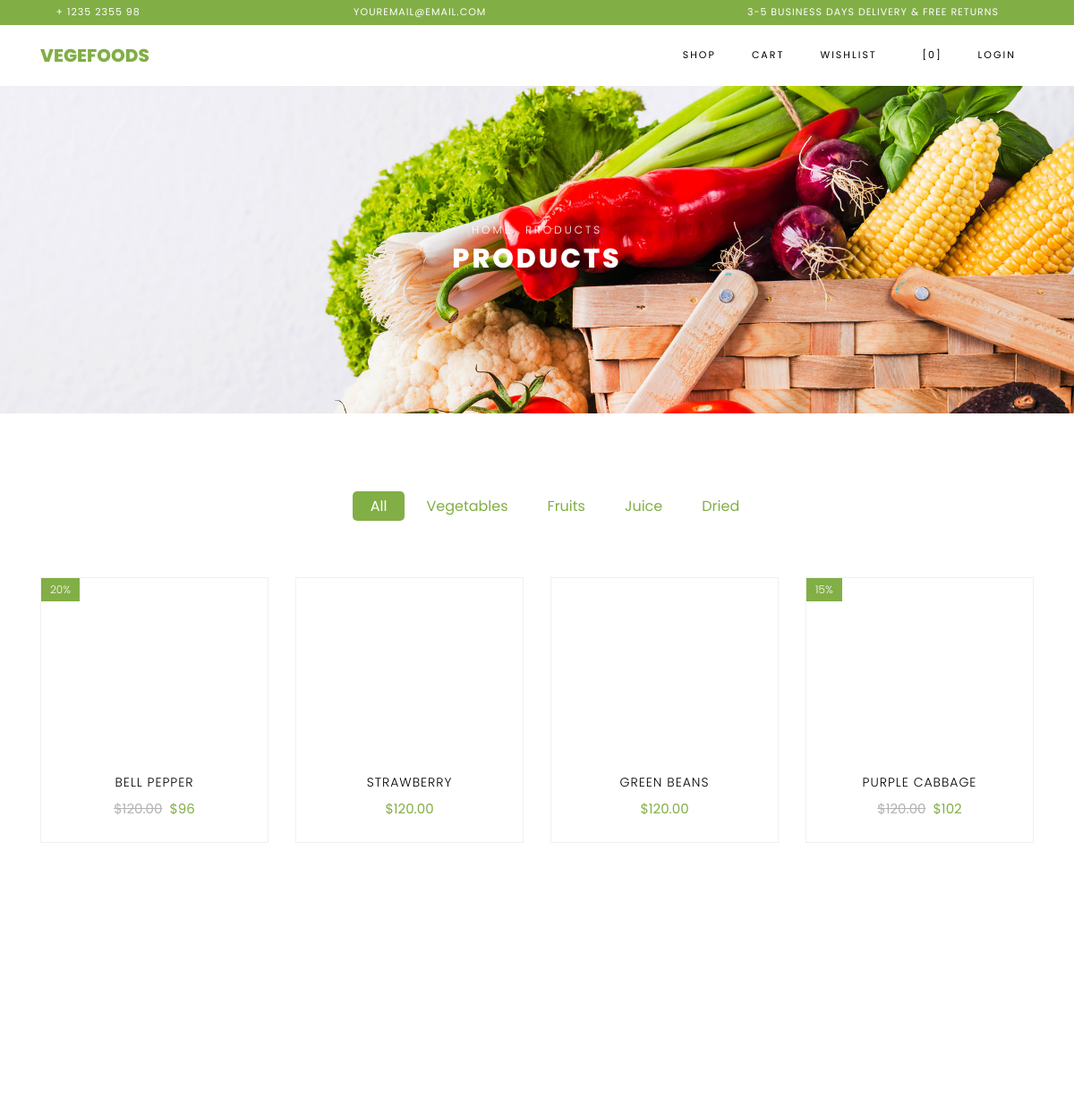
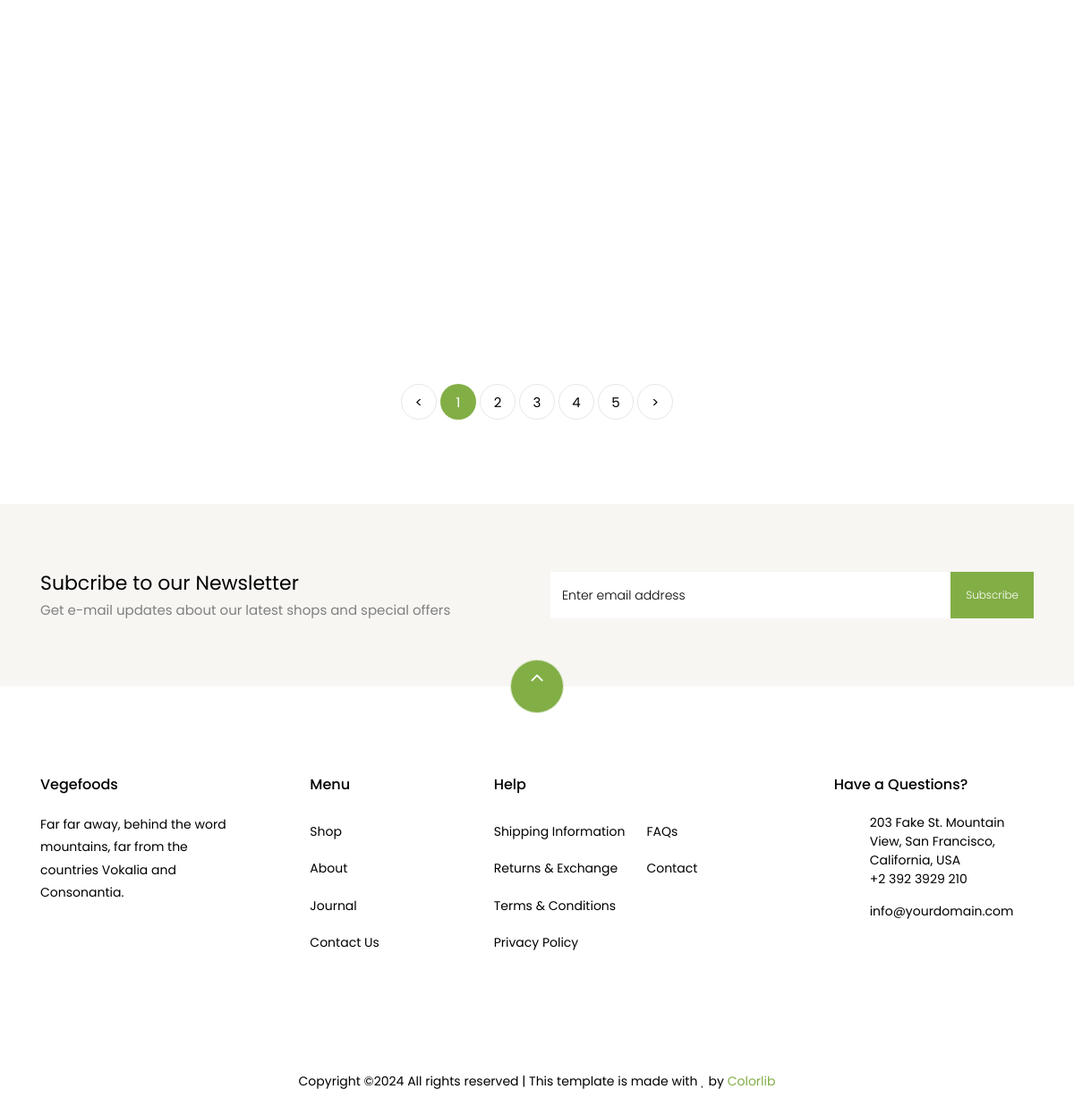
The page / on the database its author committed (2 pictures, top to bottom).
### store/models.py (models this page shows, shortened)
class Product(models.Model):
    name = models.CharField(max_length=255)
    description = models.TextField()
    price = models.DecimalField(max_digits=10, decimal_places=2)
    image = models.ImageField(upload_to='static/products/', null=True,
                              blank=True)
    category = models.ForeignKey(Category, on_delete=models.CASCADE)
    created_time = models.DateTimeField(auto_now_add=True)
    updated_time = models.DateTimeField(auto_now=True)

### store/views.py (the view)
# urls.py: path('', ShopView.as_view(), name='shop'),
class ShopView(View):
    def get(self, request):
        discount_value = Case(When(discount__value__gte=0,
                                   discount__date_begin__lte=timezone.now(),
                                   discount__date_end__gte=timezone.now(),
                                   then=F('discount__value')),
                              default=0,
                              output_field=DecimalField(max_digits=10, decimal_places=2)
                              )
        price_with_discount = ExpressionWrapper(
            F('price') * (100.0 - F('discount_value')) / 100.0,
            output_field=DecimalField(max_digits=10, decimal_places=2)
        )
        products = Product.objects.annotate(
            discount_value=discount_value,
            price_before=F('price'),
            price_after=price_with_discount
        ).values('id', 'name', 'image', 'price_before', 'price_after',
                 'discount_value')
        return render(request, 'store/shop.html', {"data": products})

### store/templates/store/shop.html (shortened to what this page needs)
{% extends 'store/base.html' %}
{% load static %}
{% block content %}
    <div class="hero-wrap hero-bread" style="background-image: url({% static 'store/images/bg_1.jpg'%});">
      <div class="container">
        <div class="row no-gutters slider-text align-items-center justify-content-center">
          <div class="col-md-9 ftco-animate text-center">
          	<p class="breadcrumbs"><span class="mr-2"><a href="index.html">Home</a></span> <span>Products</span></p>
            <h1 class="mb-0 bread">Products</h1>
          </div>
        </div>
      </div>
    </div>
    <section class="ftco-section">
    	<div class="container">
    		<div class="row justify-content-center">
    			<div class="col-md-10 mb-5 text-center">
    				<ul class="product-category">
    					<li><a href="#" class="active">All</a></li>
    					<li><a href="#">Vegetables</a></li>
    					<li><a href="#">Fruits</a></li>
    					<li><a href="#">Juice</a></li>
    					<li><a href="#">Dried</a></li>
    				</ul>
    			</div>
    		</div>
    		<div class="row">
    			{% for product in data %}
                <div class="col-md-6 col-lg-3 ftco-animate">
    				<div class="product">
    					<a href="{% url 'store:product' product.id %}" class="img-prod"><img class="img-fluid" src="/{{ product.image }}" alt="Colorlib Template">
    						{% if product.discount_value %}
                            <span class="status">{{product.discount_value}}%</span>
                            {% endif %}
    					</a>
    					<div class="text py-3 pb-4 px-3 text-center">
    						<h3><a href="#">{{product.name}}</a></h3>
    						<div class="d-flex">
    							<div class="pricing">
		    						{% if product.discount_value %}
                                    <p class="price"><span class="mr-2 price-dc">${{product.price_before}}</span><span class="price-sale">${{product.price_after}}</span></p>
                                    {% else %}
                                    <p class="price"><span>${{product.price_before}}</span></p>
                                    {% endif %}
		    					</div>
	    					</div>
    					</div>
    				</div>
    			</div>
                {% endfor %}
    		</div>
    		<div class="row mt-5">
          <div class="col text-center">
            <div class="block-27">
              <ul>
                <li><a href="#">&lt;</a></li>
                <li class="active"><span>1</span></li>
                <li><a href="#">2</a></li>
                <li><a href="#">3</a></li>
                <li><a href="#">4</a></li>
                <li><a href="#">5</a></li>
                <li><a href="#">&gt;</a></li>
              </ul>
            </div>
          </div>
        </div>
    	</div>
    </section>
		<section class="ftco-section ftco-no-pt ftco-no-pb py-5 bg-light">
      <div class="container py-4">
        <div class="row d-flex justify-content-center py-5">
          <div class="col-md-6">
          	<h2 style="font-size: 22px;" class="mb-0">Subcribe to our Newsletter</h2>
          	<span>Get e-mail updates about our latest shops and special offers</span>
          </div>
          <div class="col-md-6 d-flex align-items-center">
            <form action="#" class="subscribe-form">
              <div class="form-group d-flex">
                <input type="text" class="form-control" placeholder="Enter email address">
                <input type="submit" value="Subscribe" class="submit px-3">
              </div>
            </form>
          </div>
        </div>
      </div>
    </section>
{% endblock %}

### rows shown on the page
Product: discount_value "20", name "BELL PEPPER", price_before "120.00", price_after "96"
Product: name "STRAWBERRY", price_before "120.00"
Product: name "GREEN BEANS", price_before "120.00"
Product: discount_value "15", name "PURPLE CABBAGE", price_before "120.00", price_after "102"
